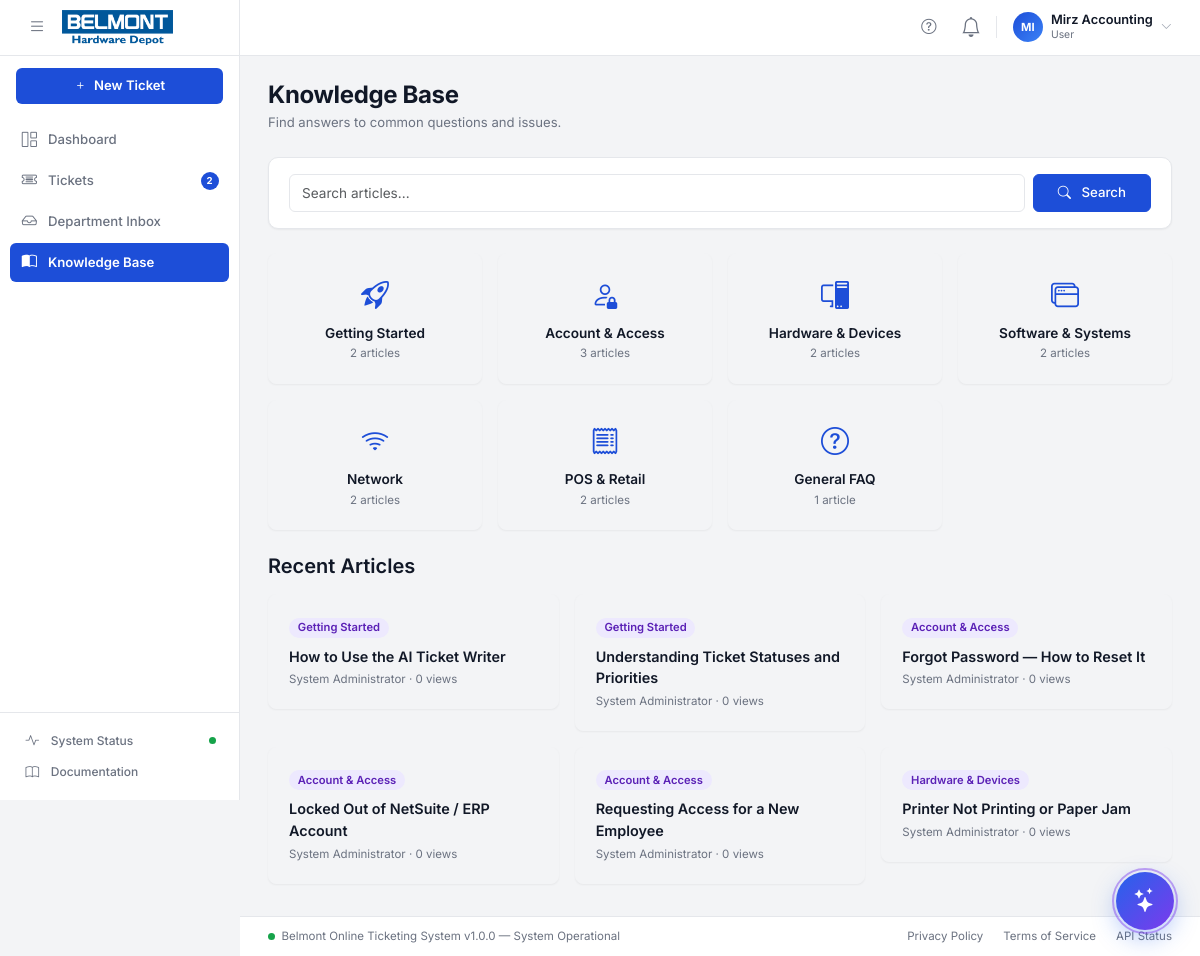
The page /views/kb/index.php (signed in) on the database its author committed.
### tables this page shows
CREATE TABLE IF NOT EXISTS `kb_categories` (
  `id`         INT UNSIGNED NOT NULL AUTO_INCREMENT,
  `name`       VARCHAR(120) NOT NULL,
  `icon`       VARCHAR(60) DEFAULT 'bi-folder',
  `sort_order` TINYINT UNSIGNED NOT NULL DEFAULT 0,
  PRIMARY KEY (`id`)
);

CREATE TABLE IF NOT EXISTS `kb_articles` (
  `id`           INT UNSIGNED NOT NULL AUTO_INCREMENT,
  `kb_cat_id`    INT UNSIGNED DEFAULT NULL,
  `author_id`    INT UNSIGNED NOT NULL,
  `title`        VARCHAR(255) NOT NULL,
  `slug`         VARCHAR(255) NOT NULL,
  `body`         TEXT NOT NULL,
  `is_published` TINYINT(1) NOT NULL DEFAULT 0,
  `views`        INT UNSIGNED NOT NULL DEFAULT 0,
  `created_at`   DATETIME NOT NULL DEFAULT CURRENT_TIMESTAMP,
  `updated_at`   DATETIME NOT NULL DEFAULT CURRENT_TIMESTAMP ON UPDATE CURRENT_TIMESTAMP,
  PRIMARY KEY (`id`),
  UNIQUE KEY `uq_kb_slug` (`slug`),
  FULLTEXT KEY `ft_kb_search` (`title`, `body`),
  KEY `idx_kb_cat` (`kb_cat_id`),
  CONSTRAINT `fk_kb_author` FOREIGN KEY (`author_id`) REFERENCES `users` (`id`) ON DELETE CASCADE,
  CONSTRAINT `fk_kb_cat` FOREIGN KEY (`kb_cat_id`) REFERENCES `kb_categories` (`id`) ON DELETE SET NULL
);

CREATE TABLE `users` (
  `id`            INT UNSIGNED NOT NULL AUTO_INCREMENT,
  `department_id` INT UNSIGNED DEFAULT NULL,
  `name`          VARCHAR(128) NOT NULL,
  `email`         VARCHAR(255) NOT NULL,
  `password`      VARCHAR(255) NOT NULL,
  `role`          ENUM('admin','staff','user') NOT NULL DEFAULT 'user',
  `phone`         VARCHAR(20) DEFAULT NULL,
  `avatar`        VARCHAR(255) DEFAULT NULL,
  `is_active`     TINYINT(1) NOT NULL DEFAULT 1,
  `last_login`    DATETIME DEFAULT NULL,
  `created_at`    DATETIME NOT NULL DEFAULT CURRENT_TIMESTAMP,
  `updated_at`    DATETIME NOT NULL DEFAULT CURRENT_TIMESTAMP ON UPDATE CURRENT_TIMESTAMP,
  PRIMARY KEY (`id`),
  UNIQUE KEY `uq_user_email` (`email`),
  KEY `idx_user_dept` (`department_id`),
  KEY `idx_user_role` (`role`),
  CONSTRAINT `fk_user_dept` FOREIGN KEY (`department_id`) REFERENCES `departments` (`id`) ON DELETE SET NULL
);

### includes/auth.php (called while the page is built, shortened)
<?php
function e(string $str): string {
    return htmlspecialchars($str, ENT_QUOTES, 'UTF-8');
}

### views/kb/index.php (the view, shortened to what this page needs)
<?php
require_once __DIR__ . '/../../includes/auth.php';
$pdo = db();
$categories = $pdo->query(
    "SELECT c.*, COUNT(a.id) AS article_count
     FROM kb_categories c
     LEFT JOIN kb_articles a ON a.kb_cat_id = c.id AND a.is_published = 1
     GROUP BY c.id ORDER BY c.sort_order ASC"
)->fetchAll();
$recent = $pdo->query(
    "SELECT a.id, a.title, a.slug, a.views,
            c.name AS cat_name, u.name AS author_name, a.created_at
     FROM kb_articles a
     LEFT JOIN kb_categories c ON c.id = a.kb_cat_id
     LEFT JOIN users u ON u.id = a.author_id
     WHERE a.is_published = 1
     ORDER BY a.created_at DESC
     LIMIT 6"
)->fetchAll();
$search   = trim($_GET['q'] ?? '');
$results  = [];
include __DIR__ . '/../../includes/header.php';
?>
<div class="page-header">
    <div>
        <h1 class="page-title">Knowledge Base</h1>
        <p class="page-subtitle">Find answers to common questions and issues.</p>
    </div>
</div>
<div class="card mb-4">
    <div class="card-body py-3">
        <form method="GET" class="d-flex gap-2">
            <input type="text" name="q" class="form-control" placeholder="Search articles..."
                   value="<?= e($search) ?>" autofocus>
            <button class="btn btn-primary px-4" type="submit">
                <i class="bi bi-search me-1"></i>Search
            </button>
        </form>
    </div>
</div>
<?php if ($search): ?>
<div class="card mb-4 d-none" id="kbAiCard" style="border-left:4px solid var(--bs-primary,#0d6efd)">
    <div class="card-body">
        <div class="d-flex align-items-center gap-2 mb-2">
            <i class="bi bi-robot text-primary"></i>
            <span class="fw-600">AI Answer</span>
            <span class="badge bg-success-subtle text-success" style="font-size:.62rem">Based on your knowledge base</span>
        </div>
        <div id="kbAiAnswer" style="white-space:pre-line;font-size:.9rem"></div>
        <div id="kbAiSources" class="mt-2" style="font-size:.78rem"></div>
    </div>
</div>
<div class="text-muted mb-3 d-none" id="kbAiLoading" style="font-size:.85rem">
    <span class="spinner-border spinner-border-sm me-1"></span>AI is reading the knowledge base...
</div>
<div class="mb-4">
    <h5 class="mb-3" style="font-weight:600">
        <?= count($results) ?> result<?= count($results) != 1 ? 's' : '' ?> for "<?= e($search) ?>"
    </h5>
    <?php if (empty($results)): ?>
        <div class="alert alert-light text-muted">No articles matched your search. Try different keywords.</div>
    <?php else: ?>
    <div class="row g-3">
        <?php foreach ($results as $a): ?>
        <div class="col-12">
            <a href="<?= APP_URL ?>/views/kb/article.php?slug=<?= urlencode($a['slug']) ?>"
               class="kb-result-card card">
                <div class="card-body">
                    <div class="kb-article-title"><?= e($a['title']) ?></div>
                    <div class="kb-article-excerpt"><?= e(rtrim($a['excerpt'],'.').'...') ?></div>
                    <div class="kb-article-meta">
                        <?= e($a['cat_name'] ?? 'General') ?> &middot; <?= (int)$a['views'] ?> views
                    </div>
                </div>
            </a>
        </div>
        <?php endforeach; ?>
    </div>
    <?php endif; ?>
</div>
<?php else: ?>
<div class="row g-3 mb-4">
    <?php foreach ($categories as $cat): ?>
    <div class="col-6 col-md-4 col-lg-3">
        <a href="?cat=<?= $cat['id'] ?>" class="kb-cat-card card text-decoration-none">
            <div class="card-body text-center">
                <i class="bi <?= e($cat['icon'] ?? 'bi-folder') ?> kb-cat-icon"></i>
                <div class="kb-cat-name"><?= e($cat['name']) ?></div>
                <div class="kb-cat-count"><?= (int)$cat['article_count'] ?> article<?= $cat['article_count'] != 1 ? 's' : '' ?></div>
            </div>
        </a>
    </div>
    <?php endforeach; ?>
</div>
<?php if (isset($_GET['cat']) && (int)$_GET['cat']): ?>
<?php
    $catId   = (int)$_GET['cat'];
    $catInfo = $pdo->prepare("SELECT name FROM kb_categories WHERE id = ?");
    $catInfo->execute([$catId]);
    $catInfo = $catInfo->fetch();
    $catArts = $pdo->prepare(
        "SELECT a.id, a.title, a.slug, a.views, SUBSTRING(a.body,1,120) AS excerpt, a.created_at
         FROM kb_articles a WHERE a.kb_cat_id = ? AND a.is_published = 1 ORDER BY a.views DESC"
    );
    $catArts->execute([$catId]);
    $catArts = $catArts->fetchAll();
?>
<h5 class="mb-3" style="font-weight:600"><?= e($catInfo['name'] ?? '') ?></h5>
<div class="row g-3 mb-4">
    <?php foreach ($catArts as $a): ?>
    <div class="col-12 col-md-6">
        <a href="<?= APP_URL ?>/views/kb/article.php?slug=<?= urlencode($a['slug']) ?>"
           class="kb-result-card card">
            <div class="card-body">
                <div class="kb-article-title"><?= e($a['title']) ?></div>
                <div class="kb-article-excerpt"><?= e(mb_strimwidth($a['excerpt'],0,100,'...')) ?></div>
                <div class="kb-article-meta"><?= (int)$a['views'] ?> views</div>
            </div>
        </a>
    </div>
    <?php endforeach; ?>
    <?php if (empty($catArts)): ?>
    <div class="col-12"><p class="text-muted">No published articles in this category yet.</p></div>
    <?php endif; ?>
</div>
<?php else: ?>
<h5 class="mb-3" style="font-weight:600">Recent Articles</h5>
<div class="row g-3">
    <?php foreach ($recent as $a): ?>
    <div class="col-12 col-md-6 col-lg-4">
        <a href="<?= APP_URL ?>/views/kb/article.php?slug=<?= urlencode($a['slug']) ?>"
           class="kb-result-card card">
            <div class="card-body">
                <div class="kb-cat-pill mb-2"><?= e($a['cat_name'] ?? 'General') ?></div>
                <div class="kb-article-title"><?= e($a['title']) ?></div>
                <div class="kb-article-meta mt-1"><?= e($a['author_name']) ?> &middot; <?= (int)$a['views'] ?> views</div>
            </div>
        </a>
    </div>
    <?php endforeach; ?>
</div>
<?php endif; ?>
<?php endif; ?>
<?php include __DIR__ . '/../../includes/footer.php'; ?>

### assets/css/main.css (style rules this page uses)
:root { --sidebar-width: 240px; --navbar-height: 56px; --footer-height: 40px; --primary: #1d4ed8; --primary-hover: #1e40af; --primary-light: #3b82f6; --primary-subtle: #eff6ff; --success: #16a34a; --success-subtle: #f0fdf4; --warning: #d97706; --warning-subtle: #fffbeb; --danger: #dc2626; --danger-subtle: #fef2f2; --info: #0891b2; --info-subtle: #ecfeff; --secondary: #64748b; --surface: #f3f4f6; --card-bg: #ffffff; --border: #e5e7eb; --border-light: #f3f4f6; --sidebar-bg: #ffffff; --sidebar-border: #e5e7eb; --sidebar-text: #6b7280; --sidebar-hover-bg: #f3f4f6; --sidebar-active-bg: #1d4ed8; --sidebar-active: #ffffff; --navbar-bg: #ffffff; --text-primary: #111827; --text-secondary: #374151; --text-muted: #6b7280; --text-faint: #9ca3af; --radius-xs: 4px; --radius-sm: 6px; --radius: 8px; --radius-md: 10px; --radius-lg: 14px; --radius-pill: 999px; --shadow-xs: 0 1px 2px rgba(0, 0, 0, .05); --shadow-sm: 0 1px 3px rgba(0, 0, 0, .07), 0 1px 2px rgba(0, 0, 0, .04); --shadow: 0 4px 12px rgba(0, 0, 0, .08); --shadow-lg: 0 10px 36px rgba(0, 0, 0, .12); --transition: all .18s cubic-bezier(.4, 0, .2, 1); }
*, *::before, *::after { box-sizing: border-box; margin: 0; padding: 0; }
body { font-family: 'Inter', -apple-system, BlinkMacSystemFont, 'Segoe UI', sans-serif; font-size: .875rem; color: var(--text-primary); background: var(--surface); overflow-x: hidden; -webkit-font-smoothing: antialiased; -moz-osx-font-smoothing: grayscale; }
a { color: var(--primary); text-decoration: none; }
.page-header { display: flex; align-items: flex-start; justify-content: space-between; flex-wrap: wrap; gap: 1rem; margin-bottom: 1.5rem; }
.page-title { font-size: 1.5rem; font-weight: 700; color: var(--text-primary); margin: 0; line-height: 1.25; letter-spacing: -.015em; }
.page-subtitle { font-size: .82rem; color: var(--text-muted); margin: .2rem 0 0; }
.card { border: 1px solid var(--border); border-radius: var(--radius-md); box-shadow: var(--shadow-xs); background: var(--card-bg); }
.card-body { padding: 1.25rem; }
.form-control, .form-select { border-color: var(--border); border-radius: var(--radius-sm); font-size: .85rem; padding: .5rem .75rem; color: var(--text-primary); transition: var(--transition); }
.btn { font-size: .83rem; font-weight: 500; border-radius: var(--radius-sm); padding: .44rem 1rem; transition: var(--transition); display: inline-flex; align-items: center; gap: .4rem; cursor: pointer; }
.btn-primary { background: var(--primary); border-color: var(--primary); color: #fff; }
.kb-cat-card { border-radius: var(--radius); border: 1px solid var(--border-light); transition: var(--transition); color: var(--text-primary); background: var(--surface); }
.kb-cat-icon { font-size: 1.75rem; display: block; margin-bottom: .4rem; color: var(--primary); }
.kb-cat-name { font-size: .85rem; font-weight: 600; margin-bottom: .15rem; }
.kb-cat-count { font-size: .72rem; color: var(--text-muted); }
.kb-cat-pill { display: inline-block; background: #ede9fe; color: #5b21b6; border-radius: var(--radius-pill); padding: .1rem .55rem; font-size: .7rem; font-weight: 600; }
.kb-result-card { border-radius: var(--radius); border: 1px solid var(--border-light); transition: var(--transition); color: var(--text-primary); text-decoration: none; display: block; background: var(--surface); }
.kb-article-title { font-weight: 600; font-size: .9rem; margin-bottom: .25rem; }
.kb-article-meta { font-size: .72rem; color: var(--text-muted); margin-top: .25rem; }

### rows shown on the page
kb_categories: name "Getting Started", article_count "2", shows "s"
kb_categories: name "Account & Access", article_count "3"
kb_categories: name "Hardware & Devices", article_count "2"
kb_categories: name "Software & Systems", article_count "2"
kb_categories: name "Network", article_count "2", shows "s"
kb_categories: name "POS & Retail", article_count "2", shows "s"
kb_categories: name "General FAQ", article_count "1"
kb_articles: kb_cat.name "Getting Started", title "How to Use the AI Ticket Writer", author.name "System Administrator", views "0"
kb_articles: kb_cat.name "Getting Started", title "Understanding Ticket Statuses and Priorities", author.name "System Administrator", views "0"
kb_articles: kb_cat.name "Account & Access", title "Forgot Password — How to Reset It", author.name "System Administrator", views "0"
kb_articles: kb_cat.name "Account & Access", title "Locked Out of NetSuite / ERP Account", author.name "System Administrator", views "0"
kb_articles: kb_cat.name "Account & Access", title "Requesting Access for a New Employee", author.name "System Administrator", views "0"
kb_articles: kb_cat.name "Hardware & Devices", title "Printer Not Printing or Paper Jam", author.name "System Administrator", views "0"

### other values the page prints
substr($u['name'], 0, 2) "MI"
$u['name'] "Mirz Accounting"
str_replace('_', ' ', $u['role']) "User"
$openCount "2"
APP_NAME "Belmont Online Ticketing System"
APP_VERSION "1.0.0"
